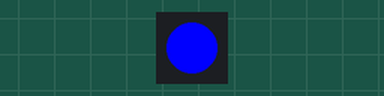
The sketch below on a simulated Arduino Uno, built with avr-gcc and run on an emulated ATmega328P. On the bench: 1 RGB LEDs in strip order, left to right. Dim RGB values are drawn brighter than linear.

Above: at 0.64 s.
At 10.63 s:
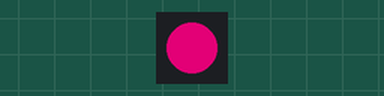
At 21.59 s:
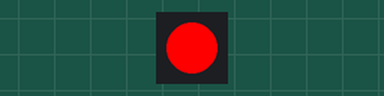
At 39.68 s:
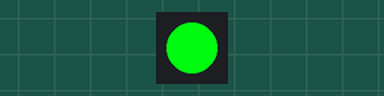
Timing chart, 0 to 40.0 s (numbered marks = the images above):
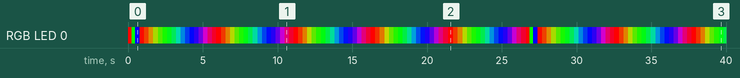

Measured:
- by itself, RGB LED 0: off → RGB(255, 0, 0) at 0.00 s, → RGB(0, 255, 0) 0.24 s later, → RGB(0, 0, 255) 0.24 s later, → RGB(246, 9, 0) 0.30 s later, … (134 changes in this stretch)

The sketch:

neopixel.ino
```cpp
#include <Adafruit_NeoPixel.h>

#define PIN 8

Adafruit_NeoPixel strip = Adafruit_NeoPixel(1, PIN, NEO_GRB + NEO_KHZ800);

void setup() {
  strip.begin();
  strip.show(); // Initialize all pixels to 'off'
}

void loop() {
  // Some example procedures showing how to display to the pixels:
  colorWipe(strip.Color(255, 0, 0), 500); // Red
  colorWipe(strip.Color(0, 255, 0), 500); // Green
  colorWipe(strip.Color(0, 0, 255), 500); // Blue
  rainbowCycle(20);
}

// Fill the dots one after the other with a color
void colorWipe(uint32_t c, uint8_t wait) {
  for(uint16_t i=0; i<strip.numPixels(); i++) {
      strip.setPixelColor(i, c);
      strip.show();
      delay(wait);
  }
}

// Slightly different, this makes the rainbow equally distributed throughout
void rainbowCycle(uint8_t wait) {
  uint16_t i, j;

  for(j=0; j<256*5; j++) { // 5 cycles of all colors on wheel
    for(i=0; i< strip.numPixels(); i++) {
      strip.setPixelColor(i, Wheel(((i * 256 / strip.numPixels()) + j) & 255));
    }
    strip.show();
    delay(wait);
  }
}

// Input a value 0 to 255 to get a color value.
// The colours are a transition r - g - b - back to r.
uint32_t Wheel(byte WheelPos) {
  WheelPos = 255 - WheelPos;
  if(WheelPos < 85) {
   return strip.Color(255 - WheelPos * 3, 0, WheelPos * 3);
  } else if(WheelPos < 170) {
    WheelPos -= 85;
   return strip.Color(0, WheelPos * 3, 255 - WheelPos * 3);
  } else {
   WheelPos -= 170;
   return strip.Color(WheelPos * 3, 255 - WheelPos * 3, 0);
  }
}
```
